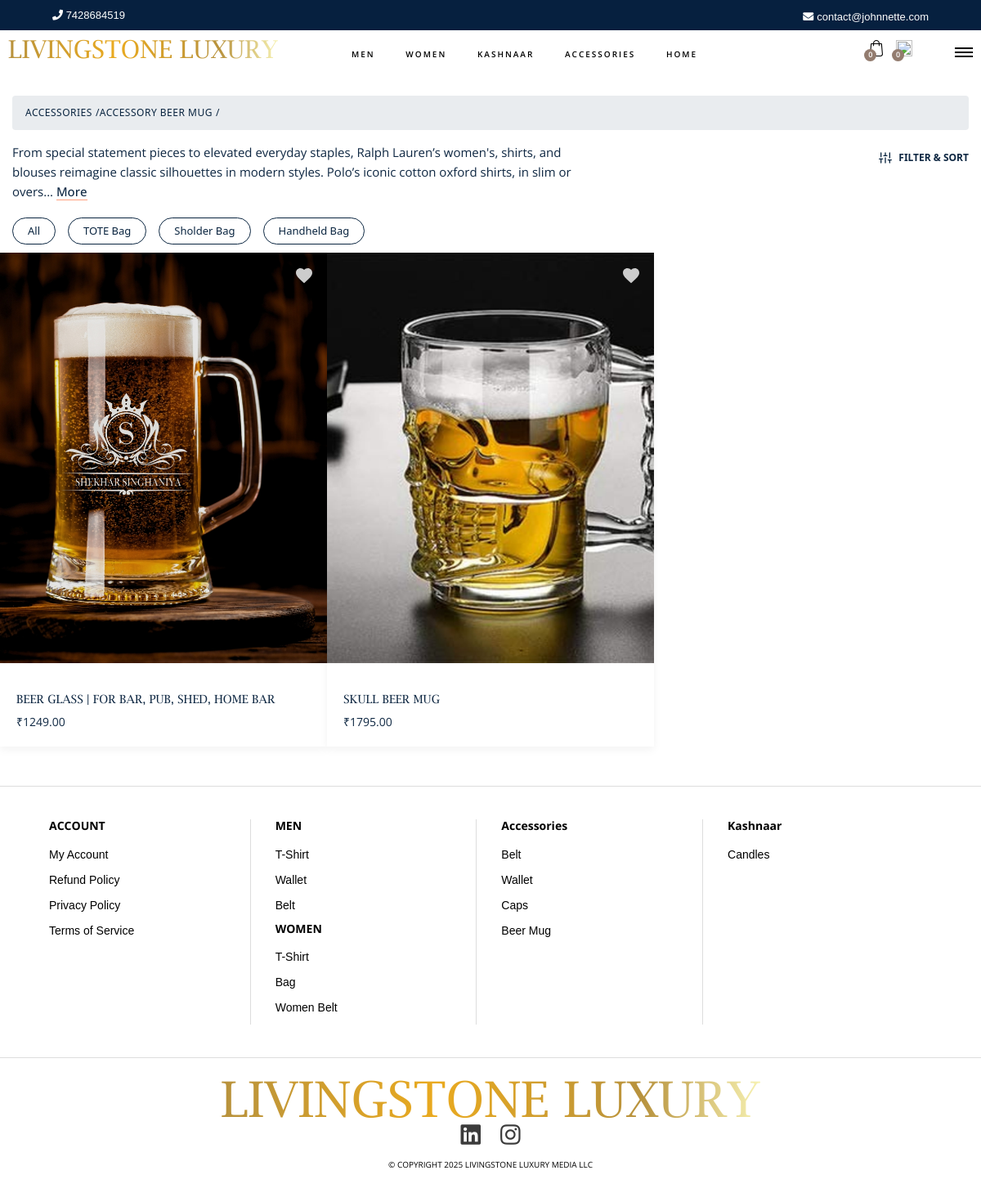
The app's page /products/accessories/accessory_beer_mug/, older data.
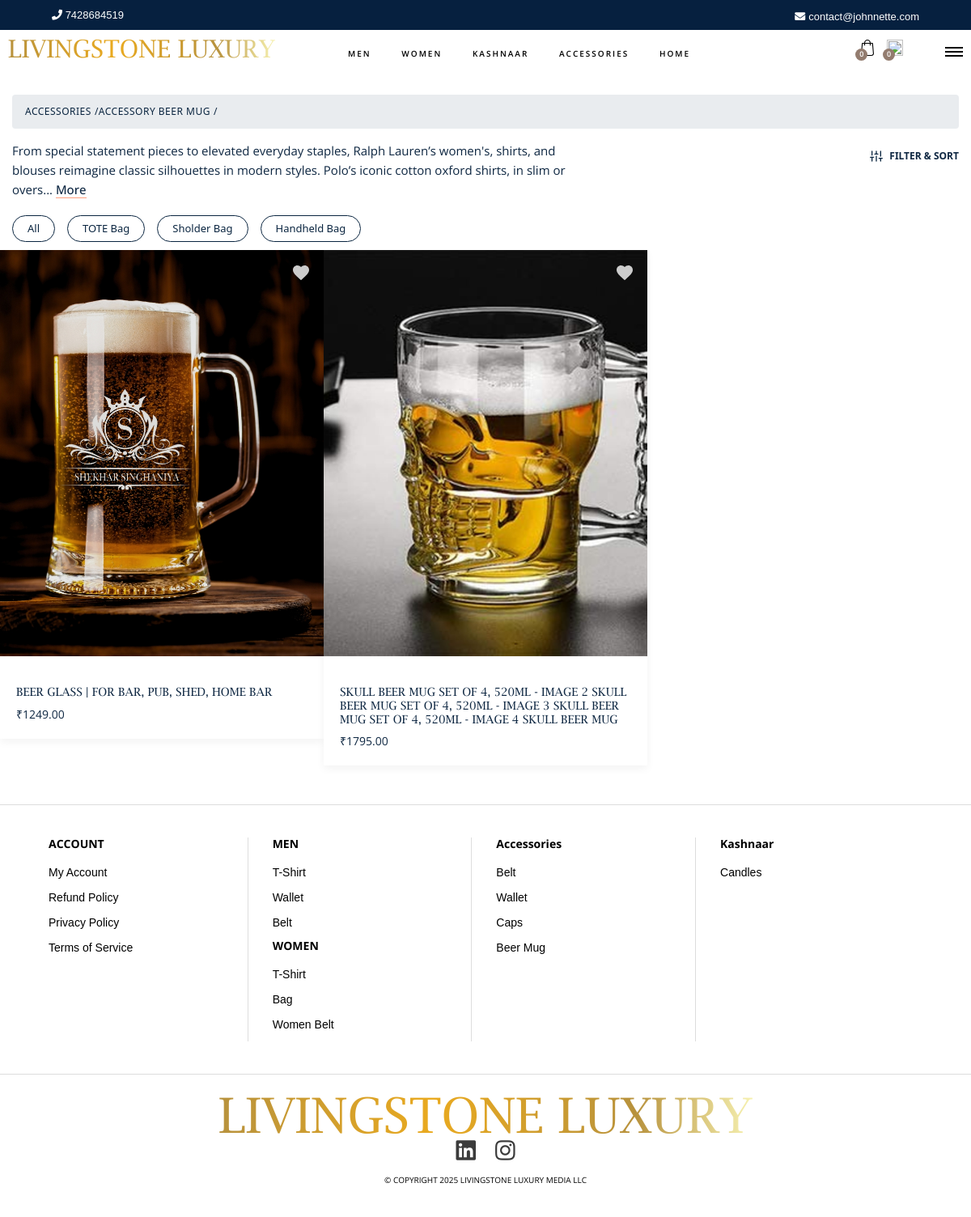
The same page, newer data.
### livingstone_app/models.py (models this page shows, shortened)
class Product(models.Model):
    CATEGORY_CHOICES = [
        ('men', 'Men'),
        ('women', 'Women'),
        ('accessories', 'Accessories'),
        ('home_decor', 'Home Decor'),
    ]
    SUBCATEGORY_CHOICES = [
    ('tshirt', 'T-Shirt'),
    ('wallet', 'Wallet'),
    ('belt_men', 'Belt'),
    ('women_tshirt', 'women tshirt'),
    ('bag', 'Bag'),
    ('women_belt', 'Women Belt'),
    ('accessory_belt', 'Belt'),
    ('accessory_wallet', 'Wallet'),
    ('accessory_caps', 'Caps'),
    ('accessory_beer_mug', 'Beer Mug'),
    ('candles', 'Candles'),
]
    SIZE_CHOICES = [
        ('S', 'Small'),
        ('M', 'Medium'),
        ('L', 'Large'),
        ('XL', 'Extra Large'),
    ]
    title = models.CharField(max_length=255)
    slug = models.SlugField(unique=True, blank=True, null=True)
    category = models.CharField(max_length=50, choices=CATEGORY_CHOICES)
    subcategory = models.CharField(max_length=30, choices=SUBCATEGORY_CHOICES)
    price = models.DecimalField(max_digits=10, decimal_places=2)
    color = models.ManyToManyField(Color, blank=True)
    size = models.ManyToManyField(Size, blank=True)
    quantity = models.PositiveIntegerField(default=0, blank=True, null=True)
    description = models.TextField(blank=True, null=True)
    delivery_info = models.TextField(blank=True, null=True)
    payment_info = models.TextField(blank=True, null=True)
    image1 = models.ImageField(upload_to='products/')
    image2 = models.ImageField(upload_to='products/', blank=True, null=True)
    image3 = models.ImageField(upload_to='products/', blank=True, null=True)
    image4 = models.ImageField(upload_to='products/', blank=True, null=True)
    is_new = models.BooleanField(default=False)
    length = models.FloatField(default=10,  blank=True, null=True)  # in cm
    width = models.FloatField(default=10,  blank=True, null=True)   # in cm
    height = models.FloatField(default=5,  blank=True, null=True)   # in cm
    weight = models.FloatField(default=500,  blank=True, null=True)  # in grams

### livingstone_app/views.py (the view)
# urls.py: path('products/<str:category>/<str:subcategory>/', views.product_list, name='product_list'),
def product_list(request, category=None, subcategory=None):
    products = Product.objects.all()
    if category:
        products = products.filter(category=category)
    if subcategory and subcategory.lower() != 'all':
        products = products.filter(subcategory=subcategory)
    context = {
        'products': products,
        'category': category.capitalize() if category else '',
        'subcategory': '' if subcategory and subcategory.lower() == 'all' else subcategory.replace('_', ' ').capitalize() if subcategory else '',
    }
    return render(request, 'product.html', context)

### Luxury/templates/product.html (shortened to what this page needs)
{% extends 'base.html' %}
{% load static %}
{% block page_css %}
<link rel="stylesheet" href="{% static 'styles/bootstrap4/bootstrap.min.css' %}" />
<link rel="stylesheet" href="https://cdnjs.cloudflare.com/ajax/libs/font-awesome/5.15.4/css/all.min.css">
<link href="{% static 'plugins/malihu-custom-scrollbar/jquery.mCustomScrollbar.css' %}" rel="stylesheet" type="text/css">
<link rel="stylesheet" type="text/css" href="{% static 'plugins/jquery-ui-1.12.1.custom/jquery-ui.css' %}">
<link rel="stylesheet" type="text/css" href="{% static 'styles/categories.css' %}">
<link rel="stylesheet" href="{% static 'styles/main_styles.css' %}" />
<link rel="stylesheet" href="{% static 'styles/responsive.css' %}" />
{% endblock page_css %}
{% block content %}
 <section id="best-sellers" class="best-sellers py-5 position-relative overflow-hidden">
    <div class="container category-header">
     <div class="breadcrumb">
        <a href="#">{{ category|upper }}</a> /
        <a href="#">{{ subcategory|upper }}</a> /
      </div>
     <div class="header-content d-flex justify-between align-items-start">
       <div class="text-block">
         <p class="description">
           From special statement pieces to elevated everyday staples, Ralph Lauren’s women's, shirts, and blouses reimagine
           classic silhouettes in modern styles. Polo’s iconic cotton oxford shirts, in slim or overs...
           <a href="#">More</a>
         </p>
         <div class="filters">
            <button class="filter-btn" data-filter="*">All</button>
            <button class="filter-btn" data-filter=".tote">TOTE Bag</button>
            <button class="filter-btn" data-filter=".sholder">Sholder Bag</button>
           <button class="filter-btn" data-filter=".handheld">Handheld Bag</button>
          </div>
       </div>
       <div class="filter-sort">
         <span>FILTER &amp; SORT</span>
       </div>
     </div>
   </div>
    <div class="product-grid gallery-grid">
      {% for product in products %}
         <div class="product-item image-zoom-effect link-effect">
           <div class="image-holder">
             <a href="{% url 'productdetails' product.id %}">
               <img src="{{ product.image1.url }}" class="product-image" alt="{{ product.title }}">
             </a>
             <a href="{% url 'wishlist' %}"
                class="btn-icon btn-wishlist"
                data-title="{{ product.title }}"
                data-price="₹{{ product.price }}"
                data-image="{{ product.image1.url }}"
                data-brand="LIVINGSTONE LUXURY"
                onclick="addToWishlist(event, this)">
               <svg class="wishlist-heart" viewBox="0 0 24 24" width="24" height="24">
                 <path d="M12 21.35l-1.45-1.32C5.4 15.36 2 12.28 2 8.5
                  2 5.42 4.42 3 7.5 3c1.74 0 3.41 0.81 4.5 2.09
                  C13.09 3.81 14.76 3 16.5 3 19.58 3 22 5.42
                  22 8.5c0 3.78-3.4 6.86-8.55 11.54L12 21.35z"/>
               </svg>
             </a>
           </div>
           <div class="product-content">
            <h5 class="text-uppercase fs-5 mt-3">
               <a href="{% url 'productdetails' product.id %}">{{ product.title }}</a>
             </h5>
             <a href="#" class="text-decoration-none"><span>₹{{ product.price }}</span></a>
           </div>
         </div>
        {% empty %}
     <p>No products found in this category.</p>
     {% endfor %}
    </div>
</section>
{% endblock content %}
{% block page_js %}
</body>
{% endblock page_js %}

Row changes from the older to the newer data that the page shows:
changed Product: title "SKULL BEER MUG" → "SKULL BEER MUG SET OF 4, 520ML - IMAGE 2 SKULL BEER MUG SET OF 4, 520ML - IMAGE 3 SKULL BEER MUG SET OF 4, 520ML - IMAGE 4 SKULL BEER MUG"
